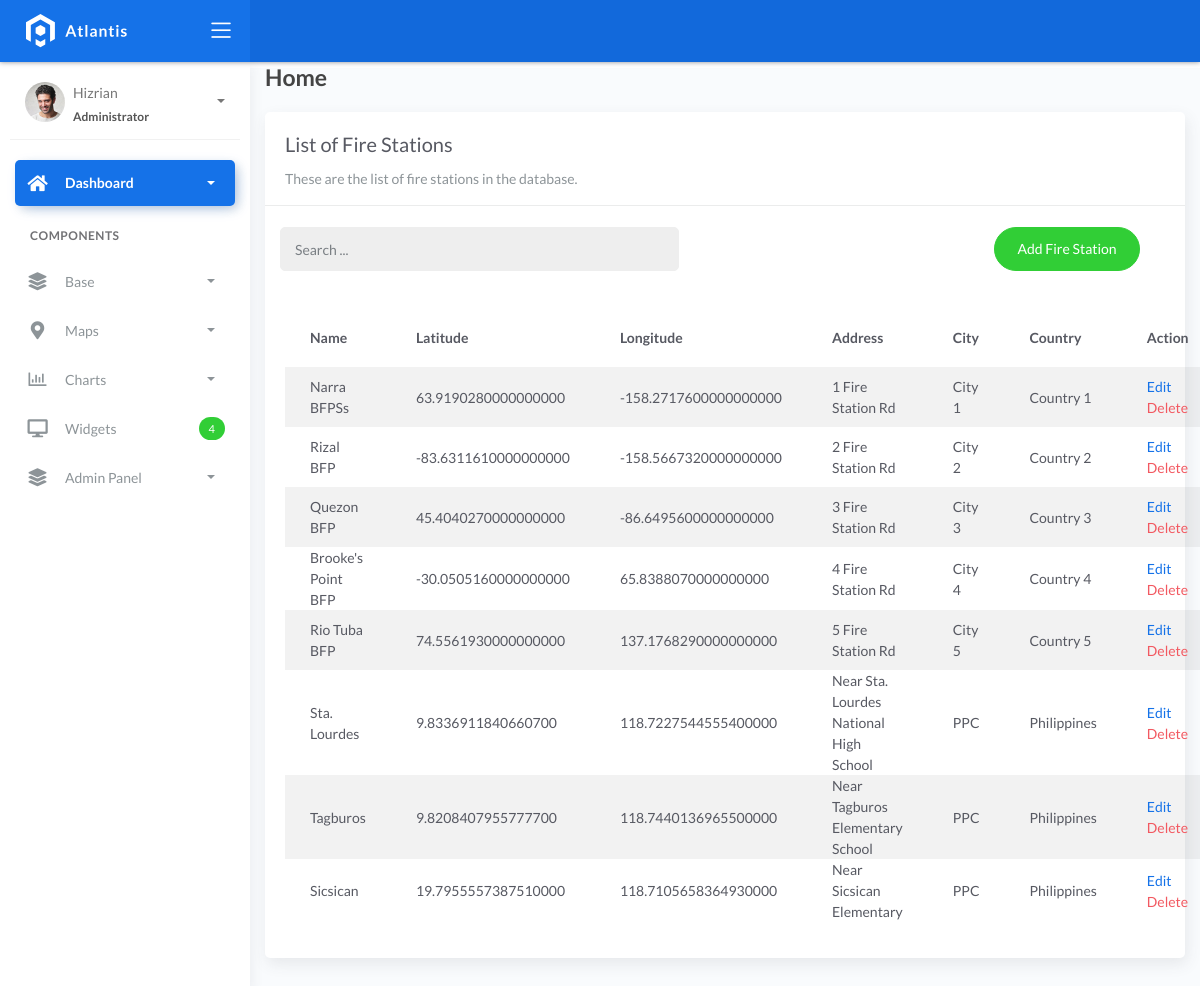
Page /firestation_list on the committed database.
### fire/models.py (models this page shows, shortened)
class BaseModel(models.Model):
    created_at = models.DateTimeField(auto_now_add=True, db_index=True)
    updated_at = models.DateTimeField(auto_now=True)
    class Meta:
        abstract = True

class FireStation(BaseModel):
    name = models.CharField(max_length=150)
    latitude = models.DecimalField(
        max_digits=22, decimal_places=16, null=True, blank=True)
    longitude = models.DecimalField(
        max_digits=22, decimal_places=16, null=True, blank=True)
    address = models.CharField(max_length=150)
    city = models.CharField(max_length=150)  # can be in separate table
    country = models.CharField(max_length=150)  # can be in separate table

### fire/views.py (the view)
# urls.py: path('firestation_list', FireStationList.as_view(), name='firestation-list'),
class FireStationList(ListView):
    model = FireStation
    context_object_name = 'firestation'
    template_name = 'firestation_list.html'
    paginate = 5
    def get_queryset(self, *args, **kwargs):
        qs = super(FireStationList, self).get_queryset(*args, **kwargs)
        if self.request.GET.get("q") is not None:
            query = self.request.GET.get('q')
            qs = qs.filter(Q(name__icontains=query) | Q(latitude__icontains=query) | Q(longitude__icontains=query) | Q(address__icontains=query) | Q(city__icontains=query) | Q(country__icontains=query))
        return qs

### templates/firestation_list.html (shortened to what this page needs)
{% extends 'base.html' %}
{% load static %}
{% block content %}
<div class="content">
   <div class="container-fluid">
     <h4 class="page-title">Home</h4>
     <div class="row">
       <div class="col-md-12">
         <div class="card">
           <div class="card-header">
             <div class="card-title">List of Fire Stations</div>
             <div class="card-category">These are the list of fire stations in the database.</div>
           </div>
           <br />
<div class="col-md-12 row">
  <div class="col-md-6">
    <form class="navbar-left navbar-form nav-search mr-md-3" action="">
      <div class="input-group">
        <input type="text" placeholder="Search ..." class="form-control" />
        <div class="input-group-append">
          <span class="input-group-text">
          </span>
        </div>
      </div>
    </form>
  </div>
  <div class="col-md-6">
    <div class="pull-right">
      <a href="{% url 'firestation-add' %}" class="btn btn-success btn-rounded">
        Add Fire Station
      </a>
    </div>
  </div>
</div>
           <div class="card-body">
             <table class="table table-striped mt-3">
               <thead>
                 <tr>
                   <th scope="col">Name</th>
                   <th scope="col">Latitude</th>
                   <th scope="col">Longitude</th>
                   <th scope="col">Address</th>
                   <th scope="col">City</th>
                   <th scope="col">Country</th>
                   <th scope="col">Action</th>
                 </tr>
               </thead>
               <tbody>
                 {% for object in object_list %}
                 <tr>
                   <td>{{ object.name }}</td>
                   <td>{{ object.latitude }}</td>
                   <td>{{ object.longitude }}</td>
                   <td>{{ object.address }}</td>
                   <td>{{ object.city }}</td>
                   <td>{{ object.country }}</td>
                   <td>
                    <a href="firestation_list/{{ object.id }}">Edit</a>
                    <a href="firestation_list/{{ object.id }}/delete" class="text-danger">Delete</a>
                  </td>
                        </tr>
                 {% endfor %}
               </tbody>
             </table>
           </div>
         </div>
       </div>
     </div>
   </div>
</div>
{% endblock %}

### rows in the picture
FireStation: name "Narra BFPSs", latitude "63.9190280000000000", longitude "-158.2717600000000000", address "1 Fire Station Rd", city "City 1", country "Country 1"
FireStation: name "Rizal BFP", latitude "-83.6311610000000000", longitude "-158.5667320000000000", address "2 Fire Station Rd", city "City 2", country "Country 2"
FireStation: name "Quezon BFP", latitude "45.4040270000000000", longitude "-86.6495600000000000", address "3 Fire Station Rd", city "City 3", country "Country 3"
FireStation: name "Brooke's Point BFP", latitude "-30.0505160000000000", longitude "65.8388070000000000", address "4 Fire Station Rd", city "City 4", country "Country 4"
FireStation: name "Rio Tuba BFP", latitude "74.5561930000000000", longitude "137.1768290000000000", address "5 Fire Station Rd", city "City 5", country "Country 5"
FireStation: name "Sta. Lourdes", latitude "9.8336911840660700", longitude "118.7227544555400000", address "Near Sta. Lourdes National High School", city "PPC", country "Philippines"
FireStation: name "Tagburos", latitude "9.8208407955777700", longitude "118.7440136965500000", address "Near Tagburos Elementary School", city "PPC", country "Philippines"
FireStation: name "Sicsican", latitude "19.7955557387510000", longitude "118.7105658364930000", address "Near Sicsican Elementary", city "PPC", country "Philippines"
